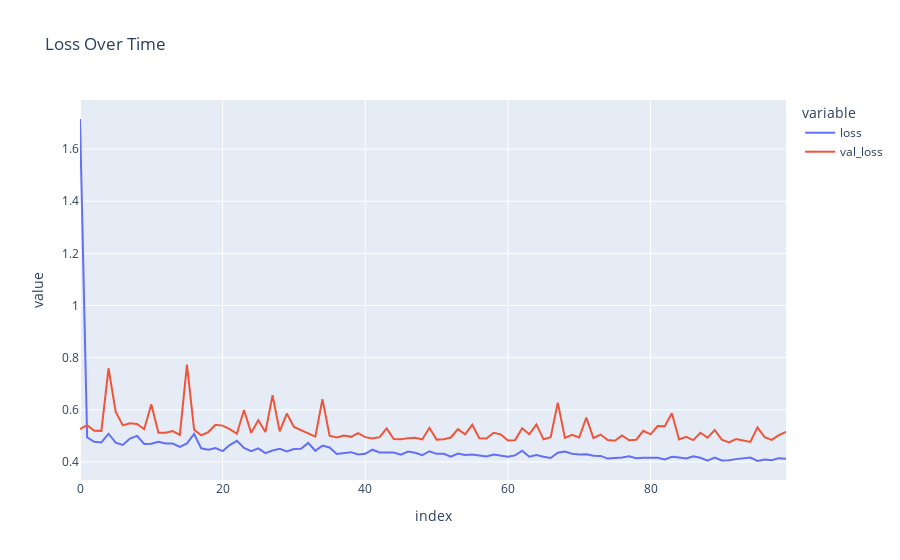

Here is the notebook cell this chart was saved with:
### Code cell
fig = px.line(
    history.history,
    y=['loss', 'val_loss'],
    labels={'x': 'Epoch', 'y': 'Loss'},
    title='Loss Over Time'
)
fig.show()
